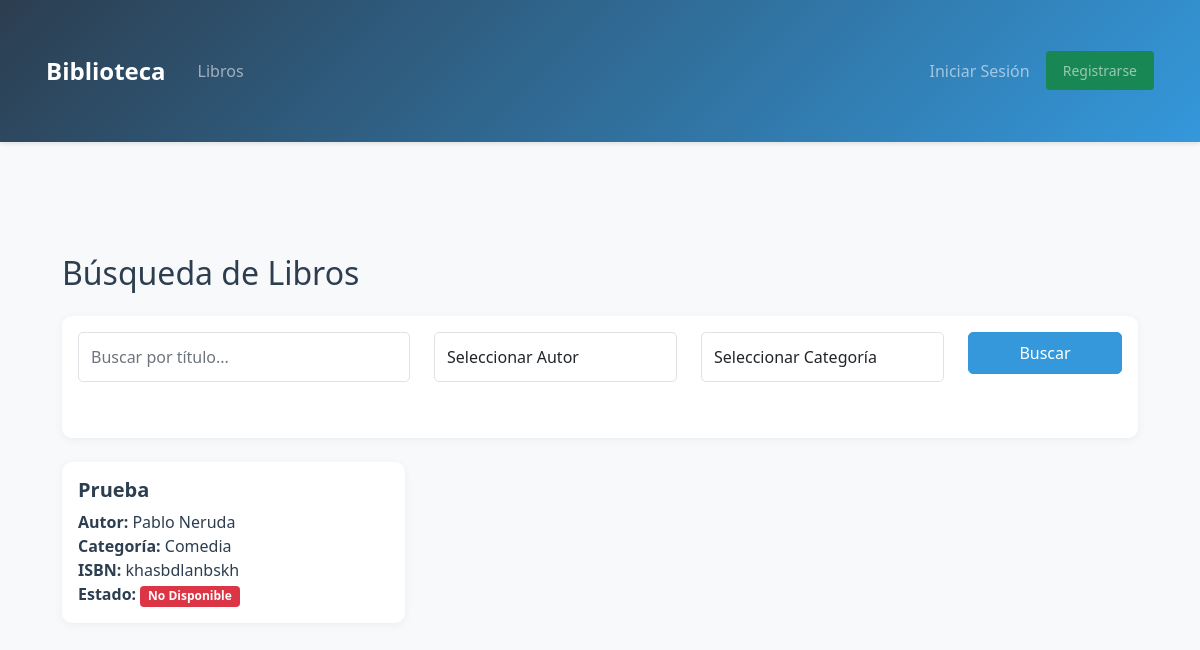
The page /libros/buscar/ on the database its author committed.
### libros/models.py (models this page shows, shortened)
class Libro(models.Model):
    ESTADO_CHOICES = [
        ('DISPONIBLE', 'Disponible'),
        ('PRESTADO', 'Prestado'),
        ('RESERVADO', 'Reservado'),
        ('NO_DISPONIBLE', 'No Disponible')
    ]
    titulo = models.CharField(max_length=200)
    autor = models.ForeignKey(Autor, on_delete=models.CASCADE, related_name='libros')
    categoria = models.ForeignKey(Categoria, on_delete=models.PROTECT, related_name='libros')
    isbn = models.CharField(max_length=13, unique=True)
    fecha_publicacion = models.DateField()
    estado = models.CharField(max_length=20, choices=ESTADO_CHOICES, default='DISPONIBLE')
    descripcion = models.TextField(default='Sin descripción')
    imagen = models.ImageField(upload_to='libros/', null=True, blank=True)
    imagen_url = models.URLField(
        max_length=500,
        default='https://media.istockphoto.com/id/1415203156/es/vector/página-de-error-icono-vectorial-de-página-no-encontrada-en-el-diseño-de-estilo-de-línea.jpg?s=612x612&w=0&k=20&c=nss_aWPtTb0hpc4oiGfFs_PGfihrNwVX06wxkWVkBfQ=',
        null=True,
        blank=True
    )
    fecha_creacion = models.DateTimeField(default=timezone.now)
    fecha_actualizacion = models.DateTimeField(auto_now=True)
    class Meta:
        ordering = ['titulo']

class Autor(models.Model):
    NACIONALIDADES = [
        ('AR', 'Argentina'),
        ('BO', 'Bolivia'),
        ('BR', 'Brasil'),
        ('CL', 'Chile'),
        ('CO', 'Colombia'),
        ('EC', 'Ecuador'),
        ('ES', 'España'),
        ('MX', 'México'),
        ('PE', 'Perú'),
        ('PY', 'Paraguay'),
        ('UY', 'Uruguay'),
        ('VE', 'Venezuela'),
        ('OT', 'Otra')
    ]
    nombre = models.CharField(max_length=100)
    apellido = models.CharField(max_length=100)
    nacionalidad = models.CharField(max_length=2, choices=NACIONALIDADES, default='OT')
    biografia = models.TextField(blank=True)
    def __str__(self):
        return f"{self.nombre} {self.apellido}"
    class Meta:
        ordering = ['apellido', 'nombre']

class Categoria(models.Model):
    nombre = models.CharField(max_length=50)
    descripcion = models.TextField(blank=True)
    def __str__(self):
        return self.nombre

### libros/views.py (the view)
# urls.py: path('buscar/', views.buscar_libros, name='buscar_libros'),
def buscar_libros(request):
    query = request.GET.get('q')
    categoria = request.GET.get('categoria')
    autor = request.GET.get('autor')
    libros = Libro.objects.all()
    if query:
        libros = libros.filter(titulo__icontains=query)
    if categoria:
        libros = libros.filter(categoria__id=categoria)
    if autor:
        libros = libros.filter(autor__id=autor)
    categorias = Categoria.objects.all()
    autores = Autor.objects.all()
    return render(request, 'libros/buscar_libros.html', {
        'libros': libros,
        'categorias': categorias,
        'autores': autores
    })

### libros/templates/libros/buscar_libros.html (shortened to what this page needs)
{% extends 'base.html' %}
{% block content %}
<div class="container mt-4">
    <h2 class="mb-4">Búsqueda de Libros</h2>
    <div class="card mb-4">
        <div class="card-body">
            <form method="GET" class="mb-4">
                <div class="row">
                    <div class="col-md-4 mb-3">
                        <input type="text" name="q" class="form-control" placeholder="Buscar por título..." value="{{ request.GET.q }}">
                    </div>
                    <div class="col-md-3 mb-3">
                        <select name="autor" class="form-control">
                            <option value="">Seleccionar Autor</option>
                        </select>
                    </div>
                    <div class="col-md-3 mb-3">
                        <select name="categoria" class="form-control">
                            <option value="">Seleccionar Categoría</option>
                        </select>
                    </div>
                    <div class="col-md-2 mb-3">
                        <button type="submit" class="btn btn-primary w-100">Buscar</button>
                    </div>
                </div>
            </form>
        </div>
    </div>
    <div class="row">
        {% if libros %}
            {% for libro in libros %}
            <div class="col-md-4 mb-4">
                <div class="card h-100">
                    <div class="card-body">
                        <h5 class="card-title">{{ libro.titulo }}</h5>
                        <p class="card-text">
                            <strong>Autor:</strong> {{ libro.autor }}<br>
                            <strong>Categoría:</strong> {{ libro.categoria }}<br>
                            <strong>ISBN:</strong> {{ libro.isbn }}<br>
                            <strong>Estado:</strong>
                            {% if libro.disponible %}
                                <span class="badge bg-success">Disponible</span>
                            {% else %}
                                <span class="badge bg-danger">No Disponible</span>
                            {% endif %}
                        </p>
                    </div>
                </div>
            </div>
            {% endfor %}
        {% else %}
            <div class="col-12">
                <div class="alert alert-info">
                    No se encontraron libros que coincidan con tu búsqueda.
                </div>
            </div>
        {% endif %}
    </div>
</div>
{% endblock %}

### static/css/styles.css (style rules this page uses)
:root { --primary-color: #2c3e50; --secondary-color: #3498db; --accent-color: #e74c3c; --background-color: #f8f9fa; --text-color: #2c3e50; }
body { background-color: var(--background-color); color: var(--text-color); font-family: 'Segoe UI', system-ui, -apple-system, sans-serif; }
.card { border: none; border-radius: 10px; background: white; box-shadow: 0 2px 10px rgba(0,0,0,0.05); }
.card-title { color: var(--primary-color); font-weight: 600; }
.btn-primary { background-color: var(--secondary-color); border-color: var(--secondary-color); padding: 0.5rem 1.5rem; border-radius: 5px; font-weight: 500; }
.form-control { border-radius: 5px; border: 1px solid #dee2e6; padding: 0.75rem; transition: all 0.3s ease; }
.container { padding: 2rem 1rem; }

### rows shown on the page
Libro: titulo "Prueba", autor "Pablo Neruda", categoria "Comedia", isbn "khasbdlanbskh"
